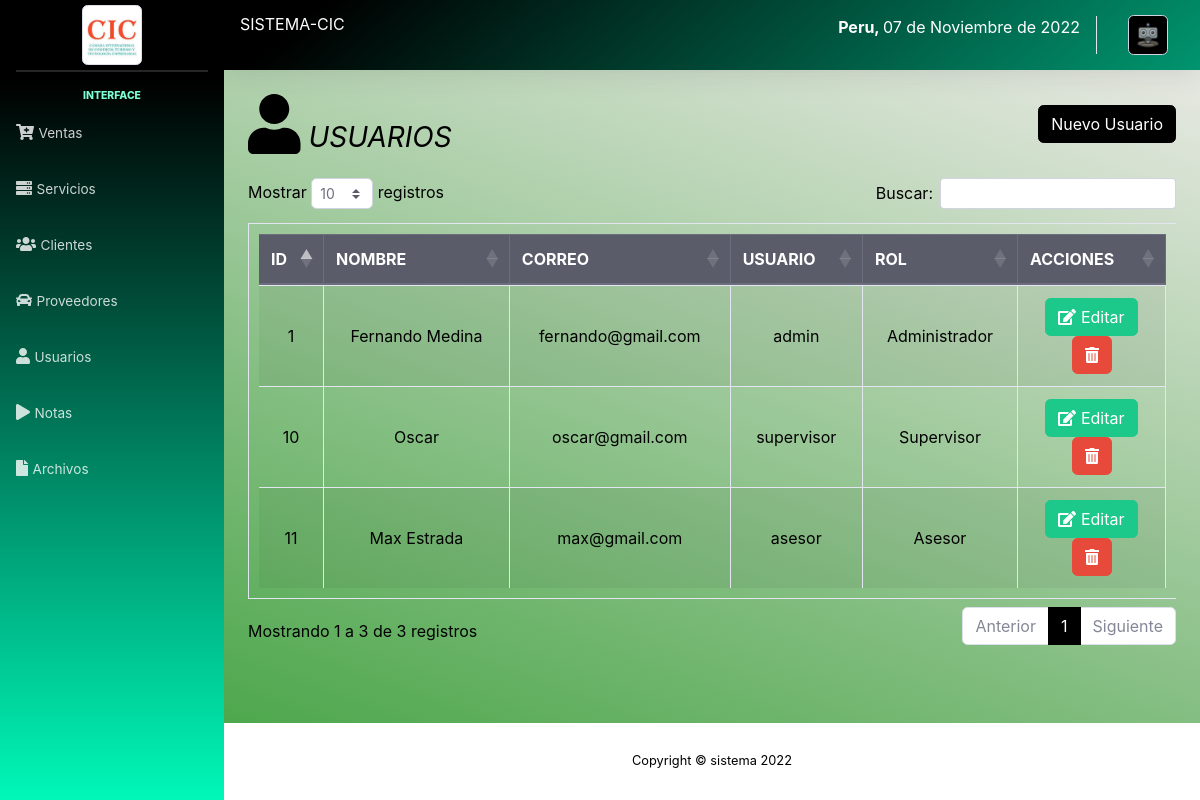
Page /sistema/lista_usuarios.php (signed in) on the earlier database version.
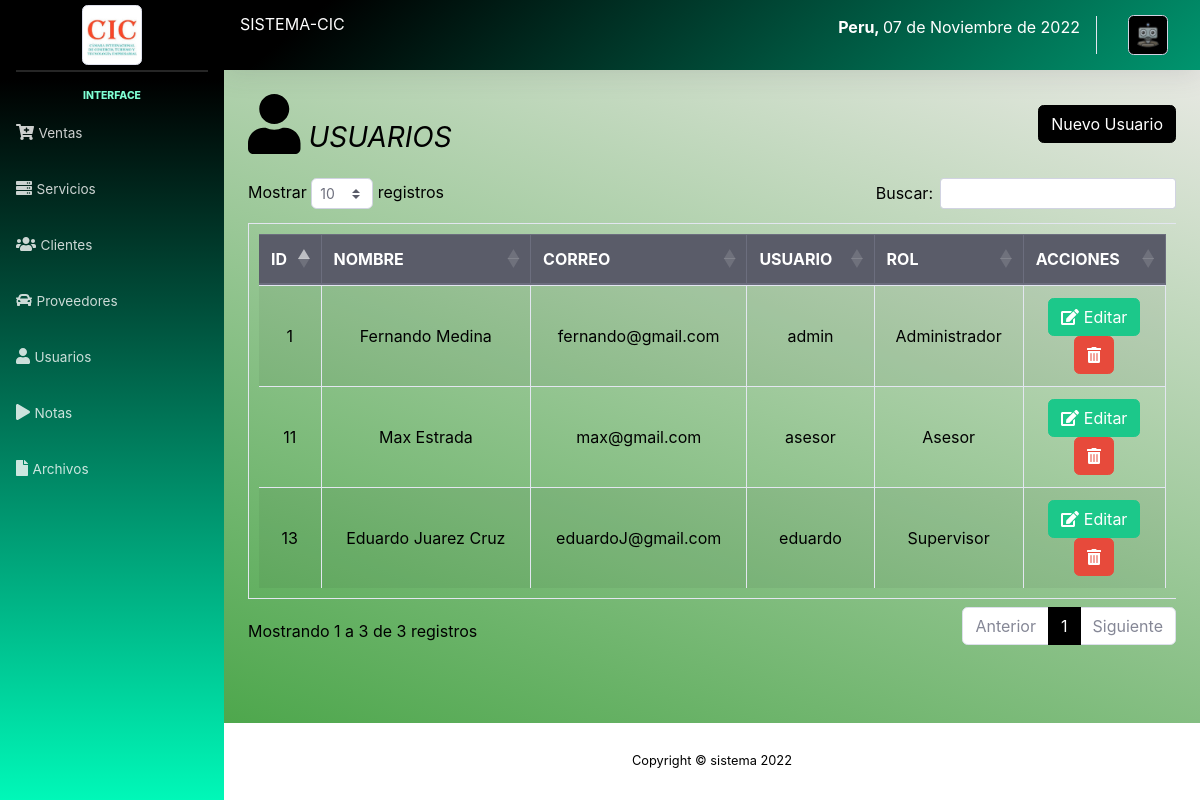
Same page on the later database version.
### tables this page shows
CREATE TABLE `usuario` (
  `idusuario` int(11) NOT NULL,
  `nombre` varchar(100) NOT NULL,
  `correo` varchar(100) NOT NULL,
  `usuario` varchar(20) NOT NULL,
  `clave` varchar(50) NOT NULL,
  `rol` int(11) NOT NULL
);

CREATE TABLE `rol` (
  `idrol` int(11) NOT NULL,
  `rol` varchar(50) NOT NULL
);

### sistema/lista_usuarios.php (the view)
<?php include_once "includes/header.php"; ?>
<div class="container-fluid">
	<div class="d-sm-flex align-items-center justify-content-between mb-4">
		<h1 class="h3 mb-0 text-gray-800"><i><i style="font-size: 60px" class="fas fa-user mb-8"></i> USUARIOS</i></h1>
		<?php if ($_SESSION['rol'] == 1) { ?>
		<a href="registro_usuario.php" class="btn btn-primary">Nuevo Usuario</a>
		<?php } ?>
	</div>
	<div class="row">
		<div class="col-lg-12">
			<div class="table-responsive">
				<table class="table table-striped table-bordered" id="table">
					<thead class="thead-dark">
						<tr>
							<th>ID</th>
							<th>NOMBRE</th>
							<th>CORREO</th>
							<th>USUARIO</th>
							<th>ROL</th>
							<?php if ($_SESSION['rol'] == 1) { ?>
							<th>ACCIONES</th>
							<?php }?>
						</tr>
					</thead>
					<tbody>
						<?php
						include "../conexion.php";
						$query = mysqli_query($conexion, "SELECT u.idusuario, u.nombre, u.correo, u.usuario, r.rol FROM usuario u INNER JOIN rol r ON u.rol = r.idrol");
						$result = mysqli_num_rows($query);
						if ($result > 0) {
							while ($data = mysqli_fetch_assoc($query)) { ?>
								<tr>
									<td><?php echo $data['idusuario']; ?></td>
									<td><?php echo $data['nombre']; ?></td>
									<td><?php echo $data['correo']; ?></td>
									<td><?php echo $data['usuario']; ?></td>
									<td><?php echo $data['rol']; ?></td>
									<?php if ($_SESSION['rol'] == 1) { ?>
									<td>
										<a href="editar_usuario.php?id=<?php echo $data['idusuario']; ?>" class="btn btn-success"><i class='fas fa-edit'></i> Editar</a>
										<form action="eliminar_usuario.php?id=<?php echo $data['idusuario']; ?>" method="post" class="confirmar d-inline">
											<button class="btn btn-danger" type="submit"><i class='fas fa-trash-alt'></i> </button>
										</form>
									</td>
									<?php } ?>
								</tr>
						<?php
						}
						} ?>
					</tbody>
				</table>
			</div>
		</div>
	</div>
</div>
</div>
<?php include_once "includes/footer.php"; ?>

Differences in the rows shown:
removed usuario: idusuario "10", nombre "Oscar", correo "oscar@gmail.com", usuario "supervisor", rol.rol "Supervisor"
added usuario: idusuario "13", nombre "Eduardo Juarez Cruz", correo "eduardoJ@gmail.com", usuario "eduardo", rol.rol "Supervisor"
